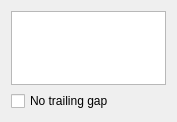
<?xml version="1.0" encoding="UTF-8"?>
<ui version="4.0">
 <class>StandardSpawnEditWidget</class>
 <widget class="QWidget" name="StandardSpawnEditWidget">
  <property name="geometry">
   <rect>
    <x>0</x>
    <y>0</y>
    <width>177</width>
    <height>122</height>
   </rect>
  </property>
  <property name="windowTitle">
   <string>Form</string>
  </property>
  <layout class="QHBoxLayout" name="horizontalLayout">
   <item>
    <spacer name="horizontalSpacer">
     <property name="orientation">
      <enum>Qt::Horizontal</enum>
     </property>
     <property name="sizeHint" stdset="0">
      <size>
       <width>4</width>
       <height>20</height>
      </size>
     </property>
    </spacer>
   </item>
   <item>
    <layout class="QVBoxLayout" name="verticalLayout">
     <item>
      <widget class="QListWidget" name="objectListWidget">
       <property name="maximumSize">
        <size>
         <width>180</width>
         <height>16777215</height>
        </size>
       </property>
      </widget>
     </item>
     <item>
      <widget class="QCheckBox" name="continueInterpretingBox">
       <property name="text">
        <string>No trailing gap</string>
       </property>
      </widget>
     </item>
    </layout>
   </item>
   <item>
    <spacer name="horizontalSpacer_2">
     <property name="orientation">
      <enum>Qt::Horizontal</enum>
     </property>
     <property name="sizeHint" stdset="0">
      <size>
       <width>4</width>
       <height>20</height>
      </size>
     </property>
    </spacer>
   </item>
  </layout>
 </widget>
 <resources/>
 <connections/>
</ui>
